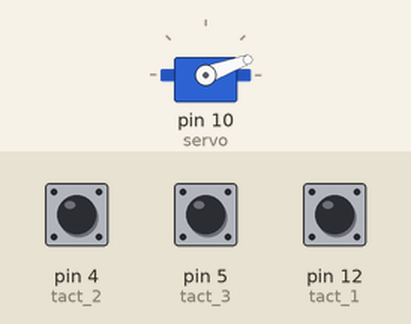
Bench run of a sketch on a simulated Arduino Uno, built with avr-gcc and run on an emulated ATmega328P. Shown: servo. The inputs (shaded band) are chosen by the test bench; at power-on: pin 4 (tact_2) HIGH, pin 5 (tact_3) HIGH, pin 12 (tact_1) HIGH.

Above: at 1.2 s.
1.3 s: pin 4 (tact_2) pulled LOW for 0.15 s
At 2.4 s:
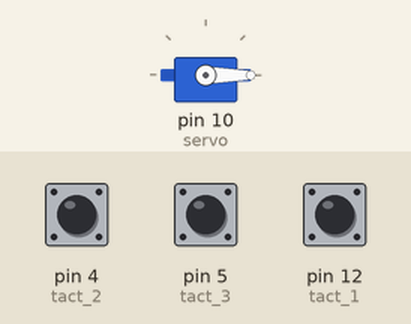
At 3.65 s:
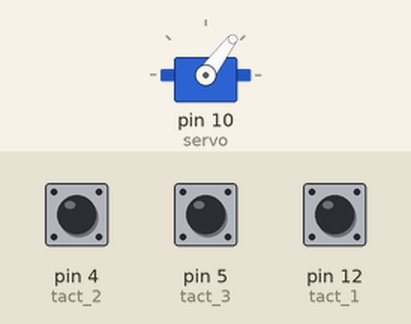
Timing chart, 0 to 10.4 s (numbered marks = the images above; inputs shaded):
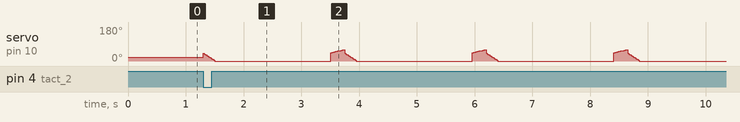

The sketch:

AUTOMATED_ANIMAL_FEEDER.ino
```cpp
//static const uint32_t delayOneSecond =1000UL;
//static const uint32_t delayOneMinute = delayOneSecond*60UL;
//static const uint32_t delayOneHour   = delayOneMinute*60UL;

#include <Servo.h>

int tact_1 = 12; // pin 12 for the first button.
int tact_2 = 4; // pin 4 for the second button.
int tact_3 = 5; // pin 5 for the third button
int switch_state1;
int switch_state2; //variable for reading data  from the button 2
int switch_state3; //variable for reading data  from the button 3
int pos = 0; // initial position of the servo arm

Servo servo; // instancing of the servo class

//This initiallize the various control button
void setup() {
  // put your setup code here, to run once:
Serial.begin(57600);

servo.attach(10);

pinMode(tact_1,INPUT_PULLUP);
pinMode(tact_2,INPUT_PULLUP);
pinMode(tact_3,INPUT_PULLUP);

}


void loop() {
  // put your main code here, to run repeatedly:
switch_state1=digitalRead(tact_1);// variable for reading data  from the button 1
switch_state2=digitalRead(tact_2);// variable for reading data  from the button 2
switch_state3=digitalRead(tact_3);// variable for reading data  from the button 3

servo.write(20);//positions the servo with at angle of 20 degrees


if(switch_state1==LOW){//check if the button 1 is pressed
  fiveHour();
}
else if(switch_state2==LOW){//check if the button 1 is presse
  twoHours();
  }
else if(switch_state3==LOW){//check if the button 1 is presse
  threeHours();
  }
}

//**** FUNCTIONS FOR THE PERIOD FOOD MUST BE RELEASED.****

//Food is released in 5 hour interval but for demonstration purpose it is 5 seconds

int fiveHour(){

  while(true){
    for(pos=80; pos>=0; pos-=1){
    servo.write(pos);
    delay(2);
  }
  //delay(1*UL*delayOneHour);
  delay(5000);
  for(pos=30;pos<=120;pos+=1){
    servo.write(pos);
    delay(2);
    }}}

//Food is released in 2 hour interval but for demonstration purpose it is 2 seconds
int twoHours(){
  while(true){
    for(pos=40; pos>=0; pos-=1){
    servo.write(pos);
    delay(5);
  }
  //delay(4*UL*delayOneHour);
  delay(2000);
  for(pos=45;pos<=60;pos+=1){
    servo.write(pos);
    delay(15);
    }
  }}


 //Food is released in 3 hour interval but for demonstration purpose it is 3 seconds
int threeHours(){
 while(true){
  for(pos=60; pos>=0; pos-=1){
    servo.write(pos);
    delay(15);
  }
 //delay(6*UL*delayOneHour);
 delay(3000);
  for(pos=15;pos<=35;pos+=1){
    servo.write(pos);
    delay(200);
    }
    }
    }
```

Measured:
- after the input at 1.3 s, servo on pin 10 (servo): 20° → 40° at once, then repeats every 2.4 s: 36° 0.02 s, 32° 0.02 s, 28° 0.02 s, 24° 0.02 s, 20° 0.02 s, 16° 0.02 s, 12° 0.02 s, 8° 0.02 s, 4° 0.02 s, 0° 2.0 s, 45° 0.03 s, 47° 0.03 s, 49° 0.03 s, 51° 0.03 s, 53° 0.03 s, 55° 0.03 s, 57° 0.03 s, 59° 0.03 s, 40° 0.02 s
